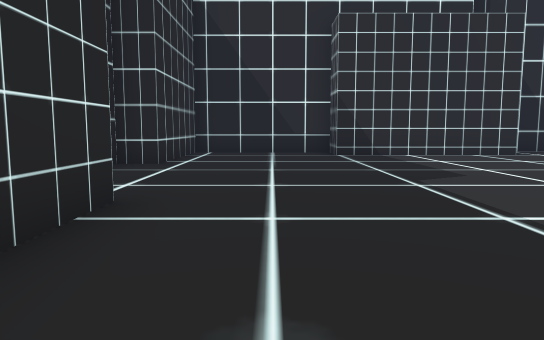
view 1 (above)

24 first-person views from a walk through a scene from a Unity 3-D project. The camera is 1.4 m above the floor, tilts 6° down and sees 70° across. The floor is counted in squares, 2 m on a side. Each view is taken from the middle of a square. On the plan, view 1 faces up. The plan holds only what a view shows up to about 11 squares ahead; the rest is blank. The place goes on beyond the plan. The player is left out. Some animated figures are left out. Some surface patterns are stand-ins.

view 2
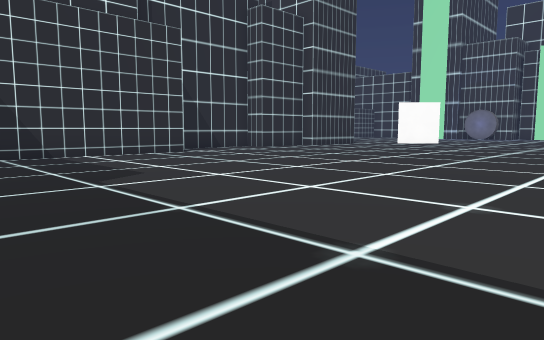

view 3
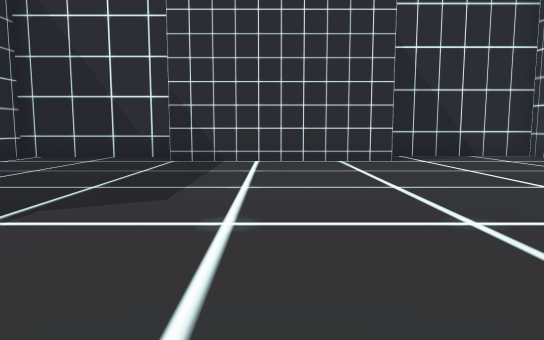

view 4
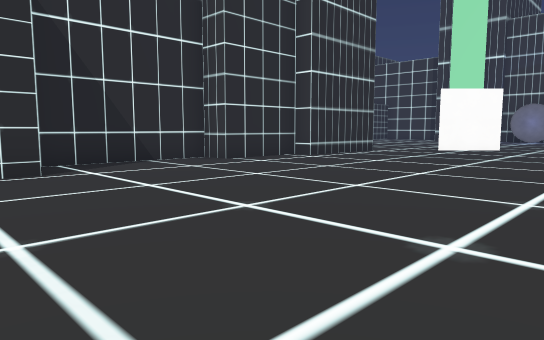

view 5
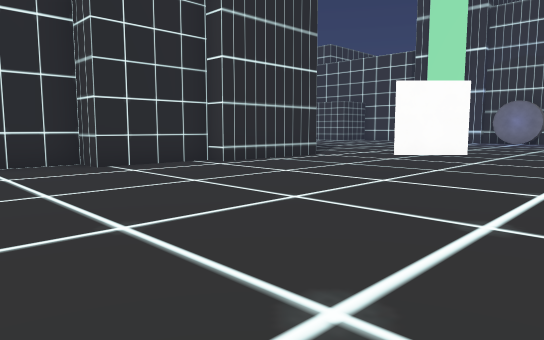

view 6
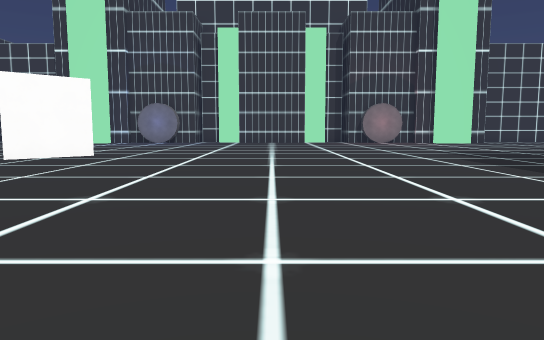

view 7
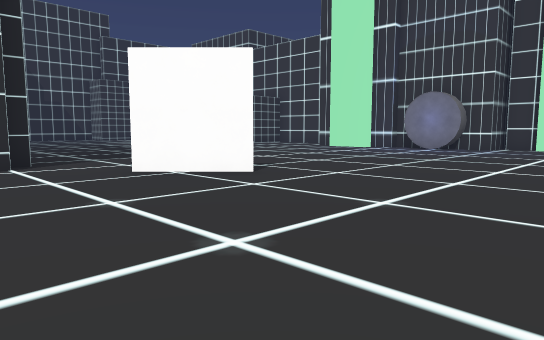

view 8
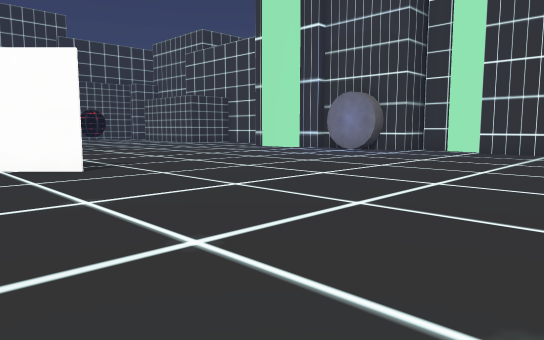

view 9
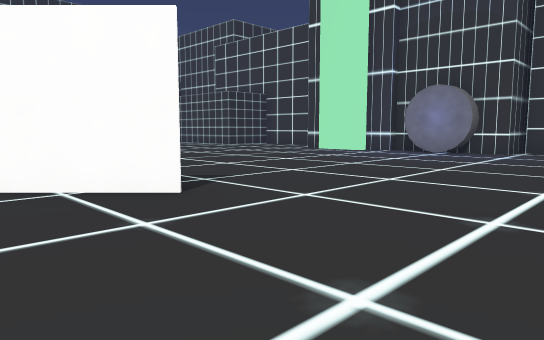

view 10
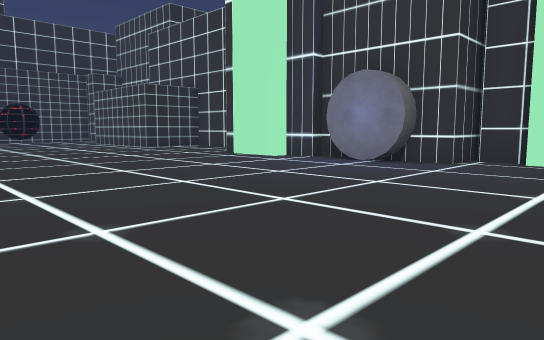

view 11
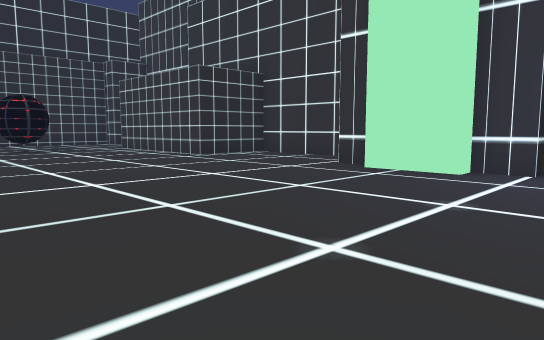

view 12
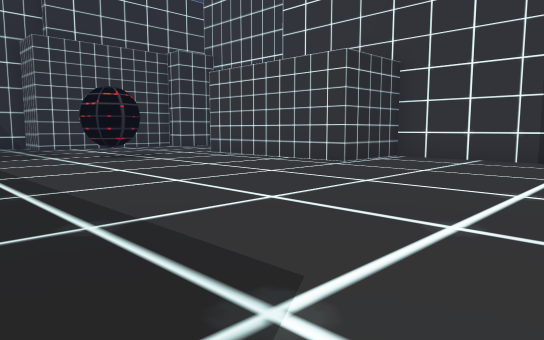

view 13
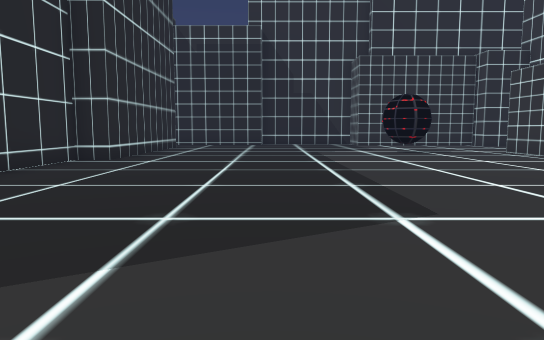

view 14
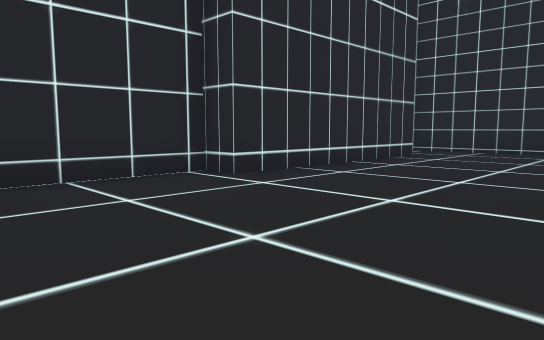

view 15
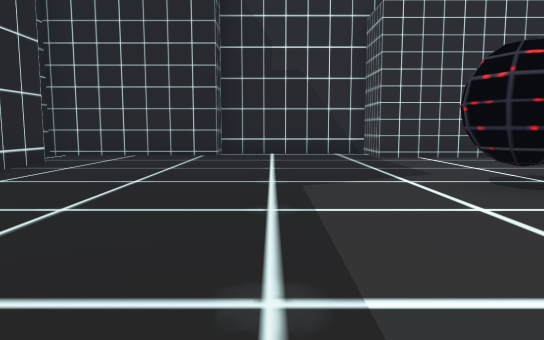

view 16
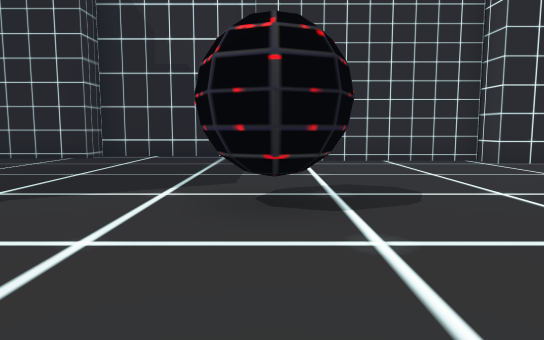

view 17
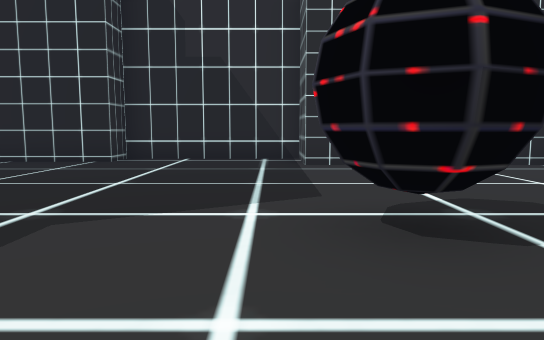

view 18
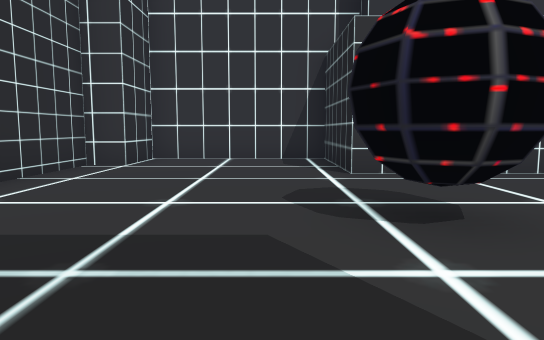

view 19
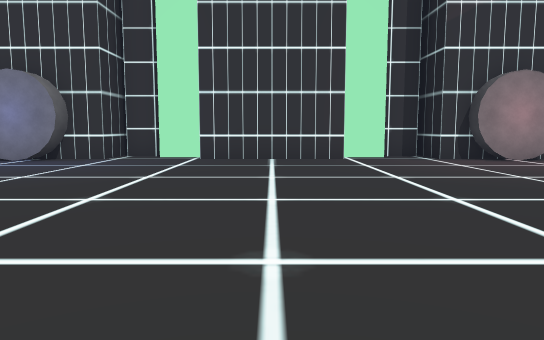

view 20
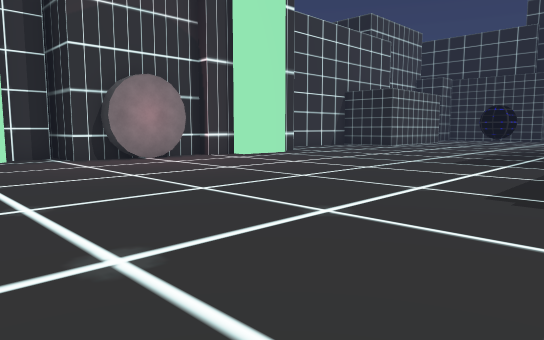

view 21
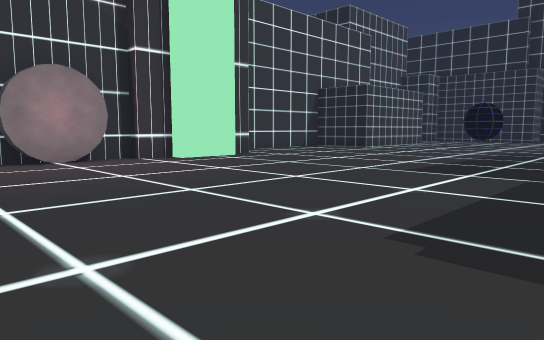

view 22
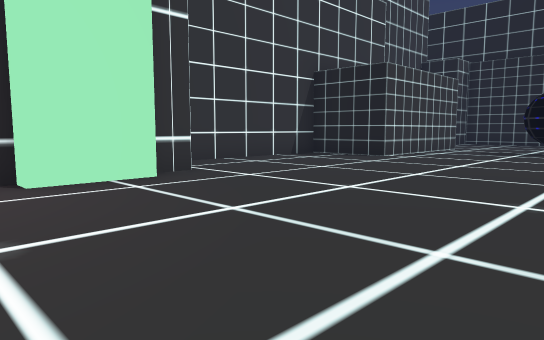

view 23
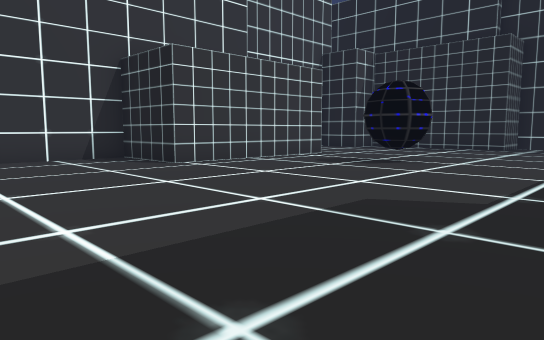

view 24
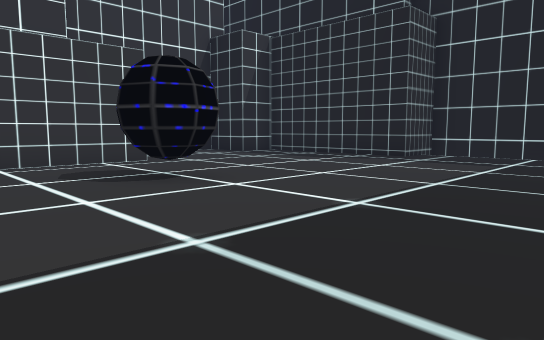

### Floor plan
Points are (right, up) in squares from view 1. A wall is a line through its corners. A room is listed if a view was taken in it or the views show most of it. See-through windows are left out.
Room 1 (views 1, 2, 3, 4, 5, 6, 7, 8, 9, 10, 11, 12, 13, 14, 15, 16, 17, 18, 19, 20, 21, 22, 23, 24)
walls: (19.4, 7.6) (17.9, 9.1); (16.6, 10.8) (13.3, 10.8) (13.3, 11.3) (10.8, 11.3) (10.8, 12.2) (7, 12.2); (17, 11.3) (16.5, 11.3); (29.1, 1.2) (29.1, 4.8); (29.7, 0.1) (29.7, 1.2); (29.1, -2.2) (29.1, -0.9) (30.8, -0.9); (29.7, 4.8) (29.7, 5.9); (28.7, -3.6) (28.7, -1.7) (29.1, -1.7); (30.1, -0.9) (30.1, 0.1); (29.1, 7.9) (28.7, 7.9) (28.7, 9.8); (30.1, 5.9) (30.1, 6.8); (29.1, -4.3) (29.1, -3.1); (29.1, 9.5) (29.1, 10.3); (28.7, 10.3) (28.7, 11.2) (28.3, 11.2) (28.3, 12.9); (28.3, -6.9) (28.3, -5.2) (28.7, -5.2) (28.7, -4.3); (30.8, 6.9) (29.1, 6.9) (29.1, 8.4); (6.8, 10.6) (1.8, 10.6) (1.8, 11); (28.7, -7.8) (28.7, -7); (28.7, 13) (28.7, 13.8); (30.5, 14.6) (30.5, 17.8) (28.1, 17.8) (28.1, 22.7) (31.3, 22.7) (31.3, 26.9) (29.7, 26.9) (29.7, 27.6) (24.6, 27.6) (24.6, 29.2) (20.5, 29.2) (20.5, 28.4) (16, 28.4); (1.5, 11.8) (-2.3, 11.8) (-2.3, 7.9) (-3.2, 7.9); (-1.5, 3.9) (-1.5, 2.1); (28.1, -18.2) (28.1, -13.3) (30.5, -13.3) (30.5, -8.9); (17.3, 26.1) (17.3, 19.9) (16.5, 19.9) (16.5, 16.9); (21.9, -25.1) (24.6, -25.1) (24.6, -23.5) (26.1, -23.5)
objects: other object (25, -17); other object (25, 22) to (25, 23)

Where each view was taken, in squares from view 1:
view 1: 0 up, 0 right, facing up
view 2: 0 up, 0 right, facing up-right
view 3: 2 up, 4 right, facing up
view 4: 4 up, 5 right, facing up-right
view 5: 4 up, 8 right, facing up-right
view 6: 3 up, 9 right, facing right
view 7: 3 up, 15 right, facing up-right
view 8: 1 up, 17 right, facing up-right
view 9: 4 up, 17 right, facing up-right
view 10: 4 up, 21 right, facing up-right
view 11: 9 up, 22 right, facing up-right
view 12: 13 up, 21 right, facing up-right
view 13: 11 up, 21 right, facing up
view 14: 16 up, 22 right, facing up-left
view 15: 18 up, 22 right, facing up
view 16: 19 up, 25 right, facing up
view 17: 20 up, 24 right, facing up
view 18: 24 up, 22 right, facing right
view 19: 3 up, 20 right, facing right
view 20: 2 up, 20 right, facing down-right
view 21: 0 up, 20 right, facing down-right
view 22: 4 down, 23 right, facing down-right
view 23: 9 down, 21 right, facing down-right
view 24: 14 down, 20 right, facing down-right
